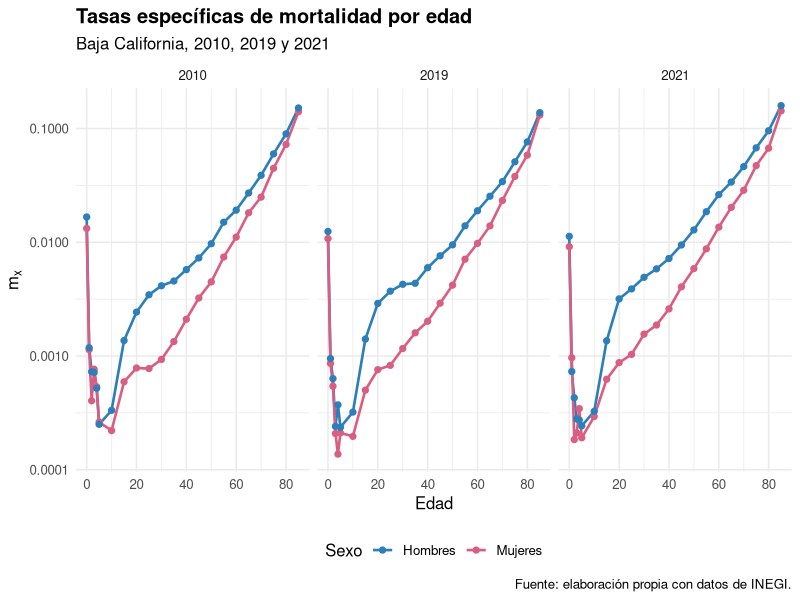
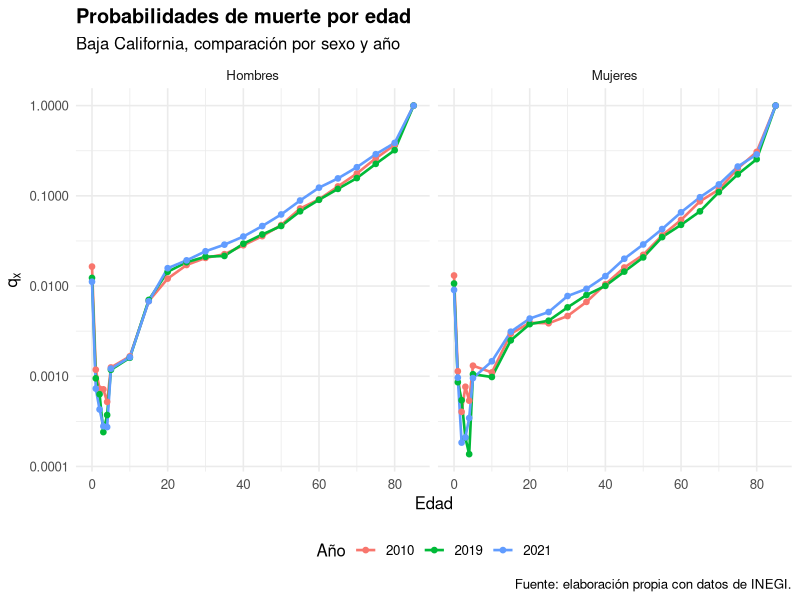
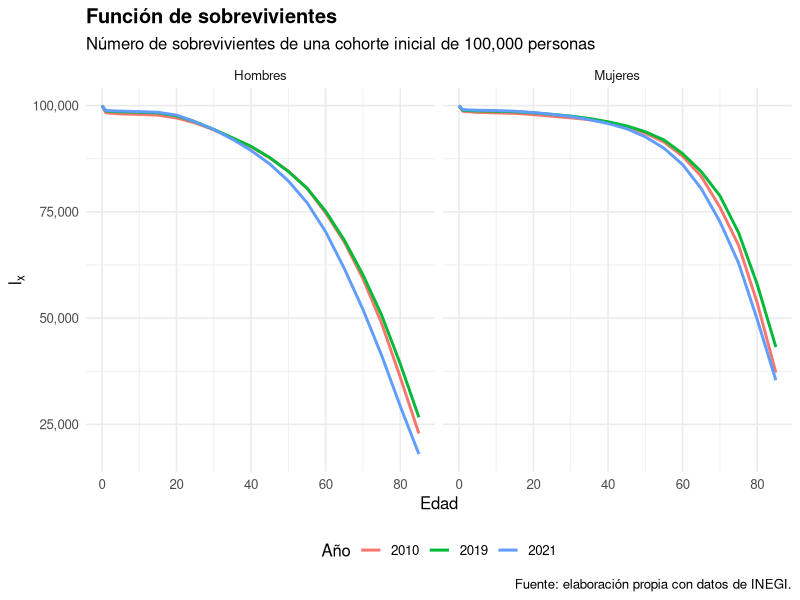
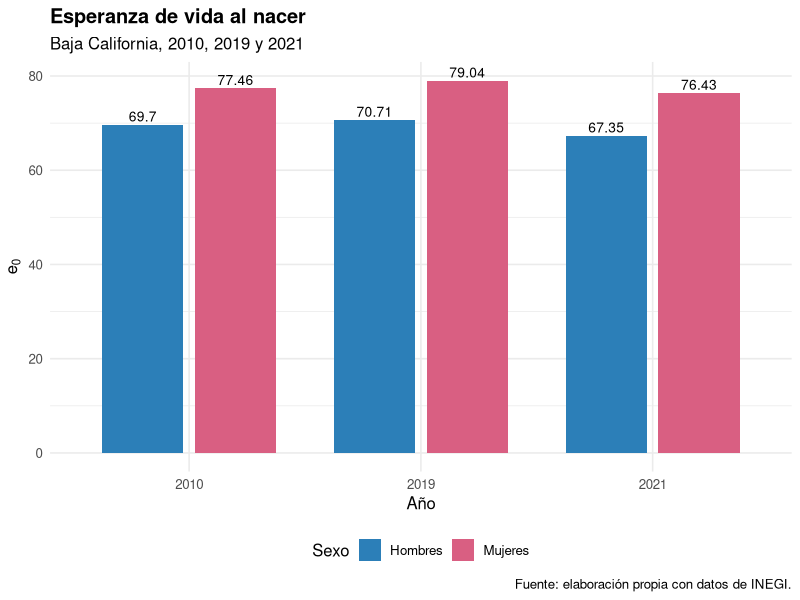
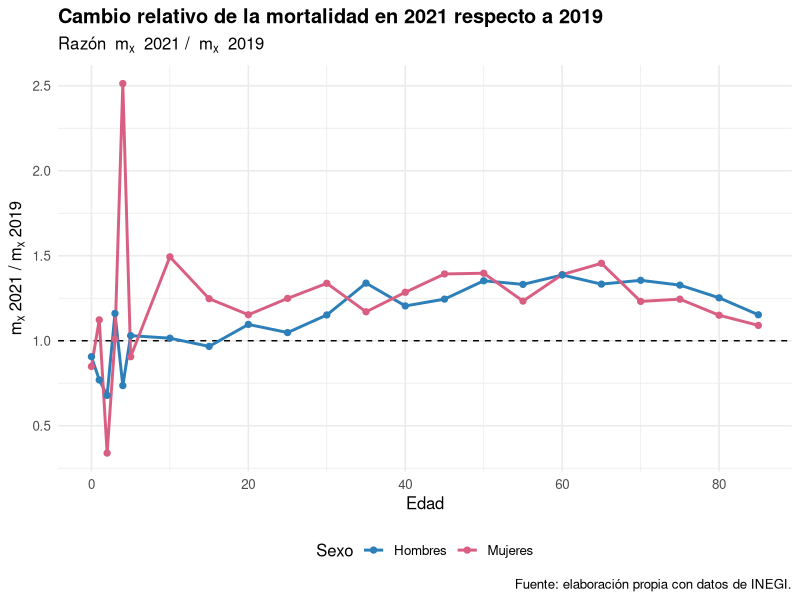

These charts were generated, in order, by the following R code:
# ============================================================
# 05_graficas.R
# Gráficas para el informe de tablas de vida
# Baja California, 2010, 2019 y 2021
# ============================================================

# ------------------------------------------------------------
# 0. Paquetes
# ------------------------------------------------------------

library(data.table)
library(dplyr)
library(tidyr)
library(ggplot2)
library(scales)

# ------------------------------------------------------------
# 1. Crear carpeta de salida
# ------------------------------------------------------------

dir.create("graficas", showWarnings = FALSE)

# ------------------------------------------------------------
# 2. Leer bases
# ------------------------------------------------------------

tabla_vida_bc <- fread("data/clean/tabla_vida_bc.csv")
esperanza_vida_bc <- fread("data/clean/esperanza_vida_bc.csv")

# ------------------------------------------------------------
# 3. Preparar etiquetas
# ------------------------------------------------------------

tabla_vida_bc <- tabla_vida_bc %>%
  mutate(
    sexo = case_when(
      sex == "m" ~ "Hombres",
      sex == "f" ~ "Mujeres",
      TRUE ~ sex
    ),
    anio = as.factor(year),
    mx_plot = if_else(mx <= 0, NA_real_, mx),
    qx_plot = if_else(qx <= 0, NA_real_, qx)
  )

# Colores sencillos
col_hombres <- "#2C7FB8"
col_mujeres <- "#D95F82"

# ------------------------------------------------------------
# 4. Gráfica de mx
# ------------------------------------------------------------

g_mx <- ggplot(
  tabla_vida_bc,
  aes(x = age, y = mx_plot, color = sexo, group = sexo)
) +
  geom_line(linewidth = 0.9) +
  geom_point(size = 1.8) +
  facet_wrap(~ anio, nrow = 1) +
  scale_y_log10(labels = label_number()) +
  scale_color_manual(values = c("Hombres" = col_hombres,
                                "Mujeres" = col_mujeres)) +
  labs(
    title = "Tasas específicas de mortalidad por edad",
    subtitle = "Baja California, 2010, 2019 y 2021",
    x = "Edad",
    y = expression(m[x]),
    color = "Sexo",
    caption = "Fuente: elaboración propia con datos de INEGI."
  ) +
  theme_minimal(base_size = 12) +
  theme(
    plot.title = element_text(face = "bold"),
    legend.position = "bottom"
  )

ggsave(
  filename = "graficas/mx_bc.png",
  plot = g_mx,
  width = 9,
  height = 5,
  dpi = 300
)

# ------------------------------------------------------------
# 5. Gráfica de qx
# ------------------------------------------------------------

g_qx <- ggplot(
  tabla_vida_bc,
  aes(x = age, y = qx_plot, color = anio, group = anio)
) +
  geom_line(linewidth = 0.9) +
  geom_point(size = 1.6) +
  facet_wrap(~ sexo, nrow = 1) +
  scale_y_log10(labels = label_number()) +
  labs(
    title = "Probabilidades de muerte por edad",
    subtitle = "Baja California, comparación por sexo y año",
    x = "Edad",
    y = expression(q[x]),
    color = "Año",
    caption = "Fuente: elaboración propia con datos de INEGI."
  ) +
  theme_minimal(base_size = 12) +
  theme(
    plot.title = element_text(face = "bold"),
    legend.position = "bottom"
  )

ggsave(
  filename = "graficas/qx_bc.png",
  plot = g_qx,
  width = 9,
  height = 5,
  dpi = 300
)

# ------------------------------------------------------------
# 6. Gráfica de lx
# ------------------------------------------------------------

g_lx <- ggplot(
  tabla_vida_bc,
  aes(x = age, y = lx, color = anio, group = anio)
) +
  geom_line(linewidth = 1) +
  facet_wrap(~ sexo, nrow = 1) +
  scale_y_continuous(labels = comma) +
  labs(
    title = "Función de sobrevivientes",
    subtitle = "Número de sobrevivientes de una cohorte inicial de 100,000 personas",
    x = "Edad",
    y = expression(l[x]),
    color = "Año",
    caption = "Fuente: elaboración propia con datos de INEGI."
  ) +
  theme_minimal(base_size = 12) +
  theme(
    plot.title = element_text(face = "bold"),
    legend.position = "bottom"
  )

ggsave(
  filename = "graficas/lx_bc.png",
  plot = g_lx,
  width = 9,
  height = 5,
  dpi = 300
)

# ------------------------------------------------------------
# 7. Gráfica de esperanza de vida al nacer
# ------------------------------------------------------------

e0_larga <- esperanza_vida_bc %>%
  pivot_longer(
    cols = c(Hombres, Mujeres),
    names_to = "sexo",
    values_to = "e0"
  ) %>%
  mutate(anio = as.factor(year))

g_e0 <- ggplot(
  e0_larga,
  aes(x = anio, y = e0, fill = sexo)
) +
  geom_col(position = position_dodge(width = 0.8), width = 0.7) +
  geom_text(
    aes(label = round(e0, 2)),
    position = position_dodge(width = 0.8),
    vjust = -0.3,
    size = 3.5
  ) +
  scale_fill_manual(values = c("Hombres" = col_hombres,
                               "Mujeres" = col_mujeres)) +
  labs(
    title = "Esperanza de vida al nacer",
    subtitle = "Baja California, 2010, 2019 y 2021",
    x = "Año",
    y = expression(e[0]),
    fill = "Sexo",
    caption = "Fuente: elaboración propia con datos de INEGI."
  ) +
  theme_minimal(base_size = 12) +
  theme(
    plot.title = element_text(face = "bold"),
    legend.position = "bottom"
  )

ggsave(
  filename = "graficas/e0_bc.png",
  plot = g_e0,
  width = 8,
  height = 5,
  dpi = 300
)

# ------------------------------------------------------------
# 8. Gráfica del impacto COVID: razón mx 2021 / mx 2019
# ------------------------------------------------------------
# Esta gráfica muestra cuánto aumentó la mortalidad en 2021
# respecto al año previo a la pandemia.
#
# Si la razón es mayor que 1, la mortalidad fue mayor en 2021.
# ------------------------------------------------------------

impacto_covid <- tabla_vida_bc %>%
  filter(year %in% c(2019, 2021)) %>%
  select(year, sex, sexo, age, mx) %>%
  pivot_wider(
    names_from = year,
    values_from = mx,
    names_prefix = "mx_"
  ) %>%
  mutate(
    razon_mx = mx_2021 / mx_2019
  )

g_covid <- ggplot(
  impacto_covid,
  aes(x = age, y = razon_mx, color = sexo, group = sexo)
) +
  geom_hline(yintercept = 1, linetype = "dashed") +
  geom_line(linewidth = 1) +
  geom_point(size = 1.8) +
  scale_color_manual(values = c("Hombres" = col_hombres,
                                "Mujeres" = col_mujeres)) +
  labs(
    title = "Cambio relativo de la mortalidad en 2021 respecto a 2019",
    subtitle = expression("Razón " ~ m[x] ~ " 2021 / " ~ m[x] ~ " 2019"),
    x = "Edad",
    y = expression(m[x]~"2021 /"~m[x]~"2019"),
    color = "Sexo",
    caption = "Fuente: elaboración propia con datos de INEGI."
  ) +
  theme_minimal(base_size = 12) +
  theme(
    plot.title = element_text(face = "bold"),
    legend.position = "bottom"
  )

ggsave(
  filename = "graficas/impacto_covid_mx_bc.png",
  plot = g_covid,
  width = 9,
  height = 5,
  dpi = 300
)

# ------------------------------------------------------------
# 9. Revisión final
# ------------------------------------------------------------

cat("\nGráficas creadas correctamente en la carpeta graficas:\n")
print(list.files("graficas"))
